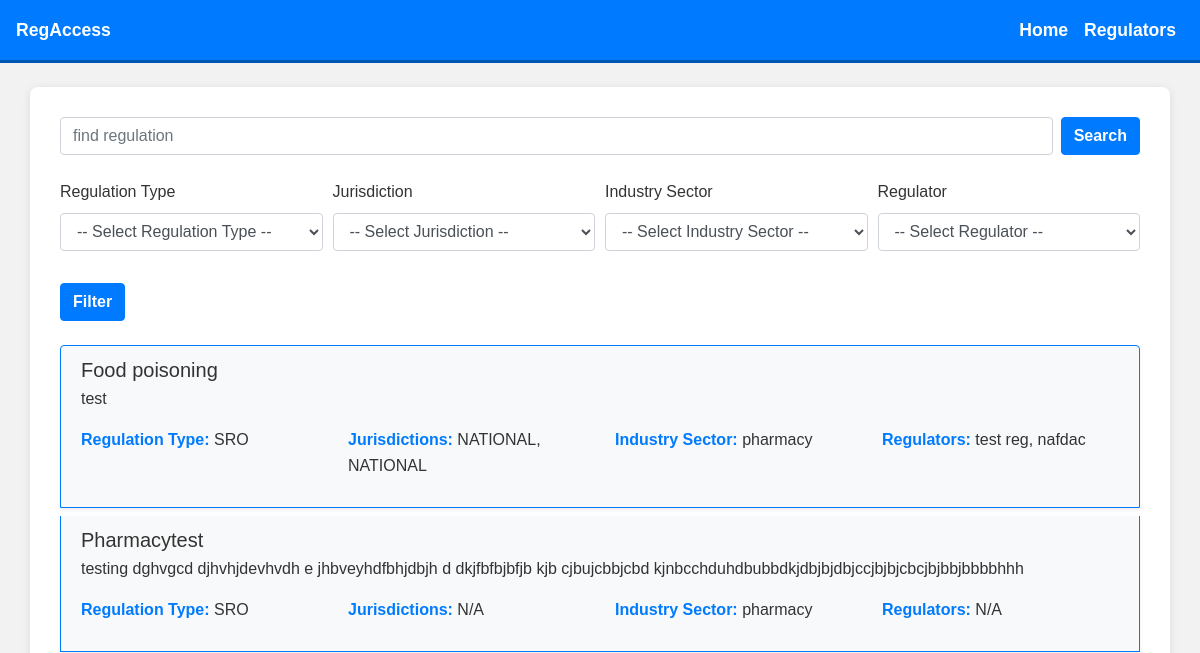
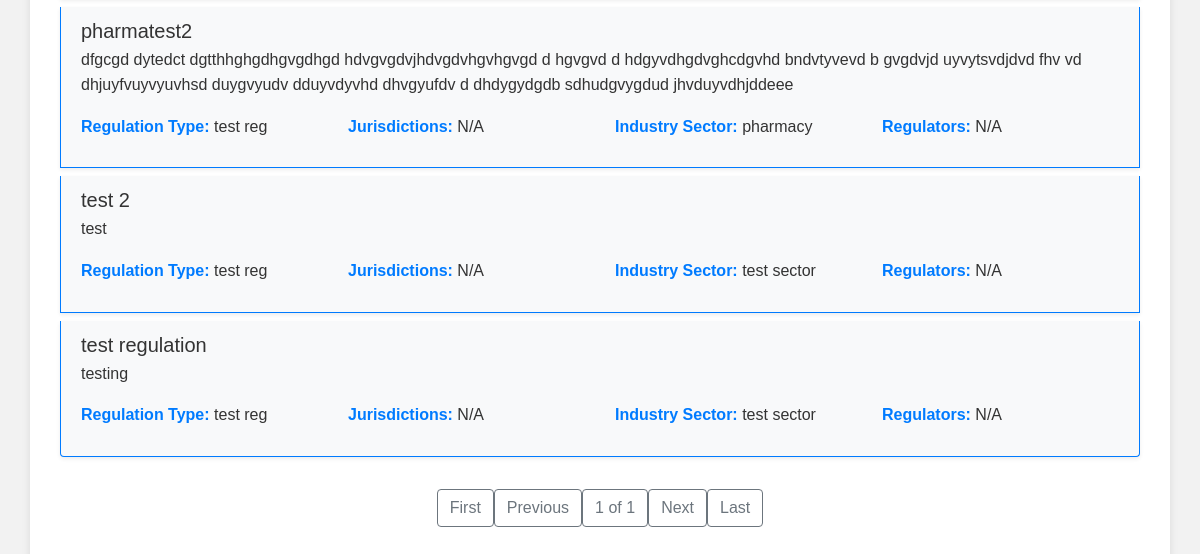
The app's page /, older data (2 pictures, top to bottom).
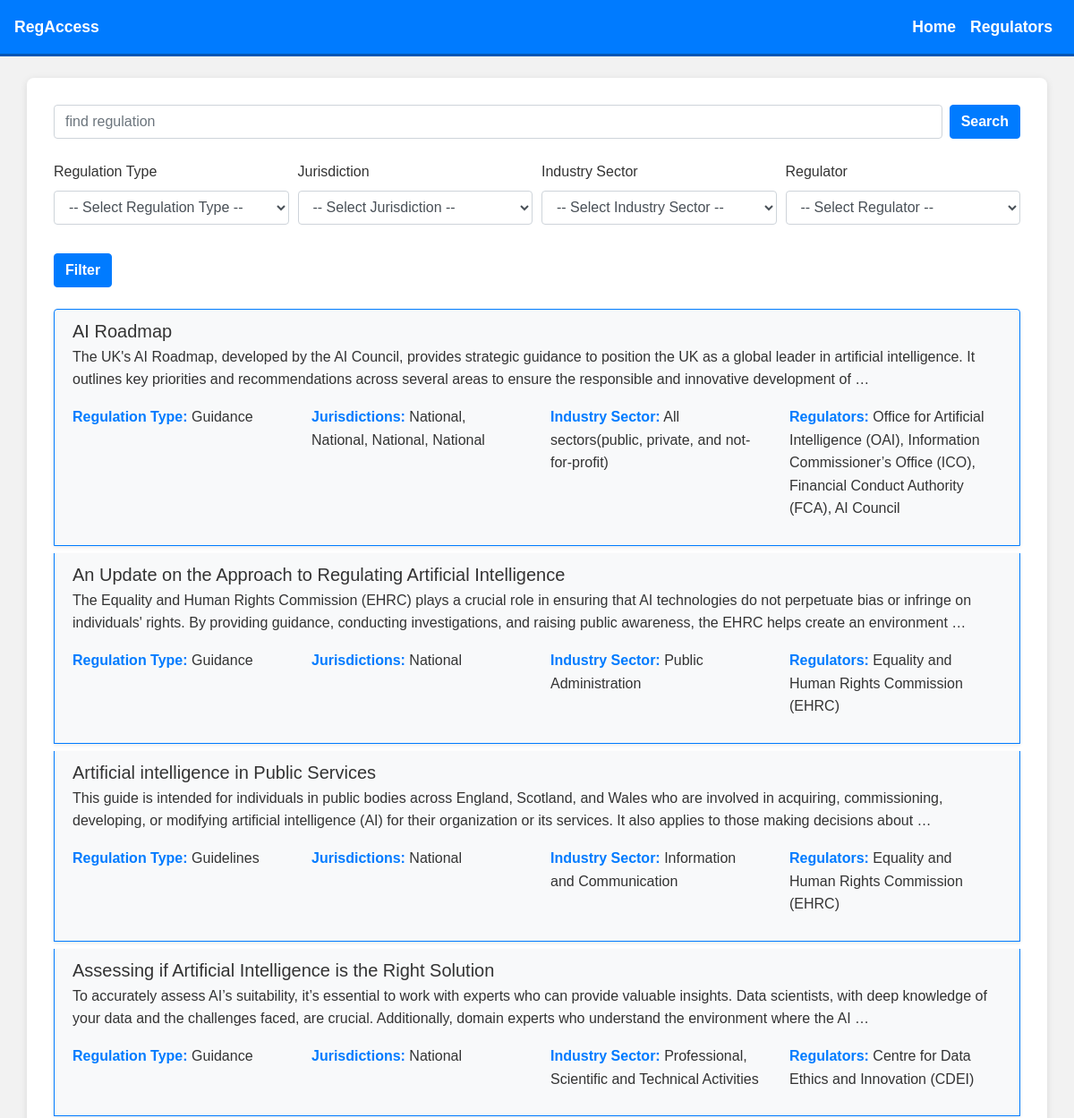
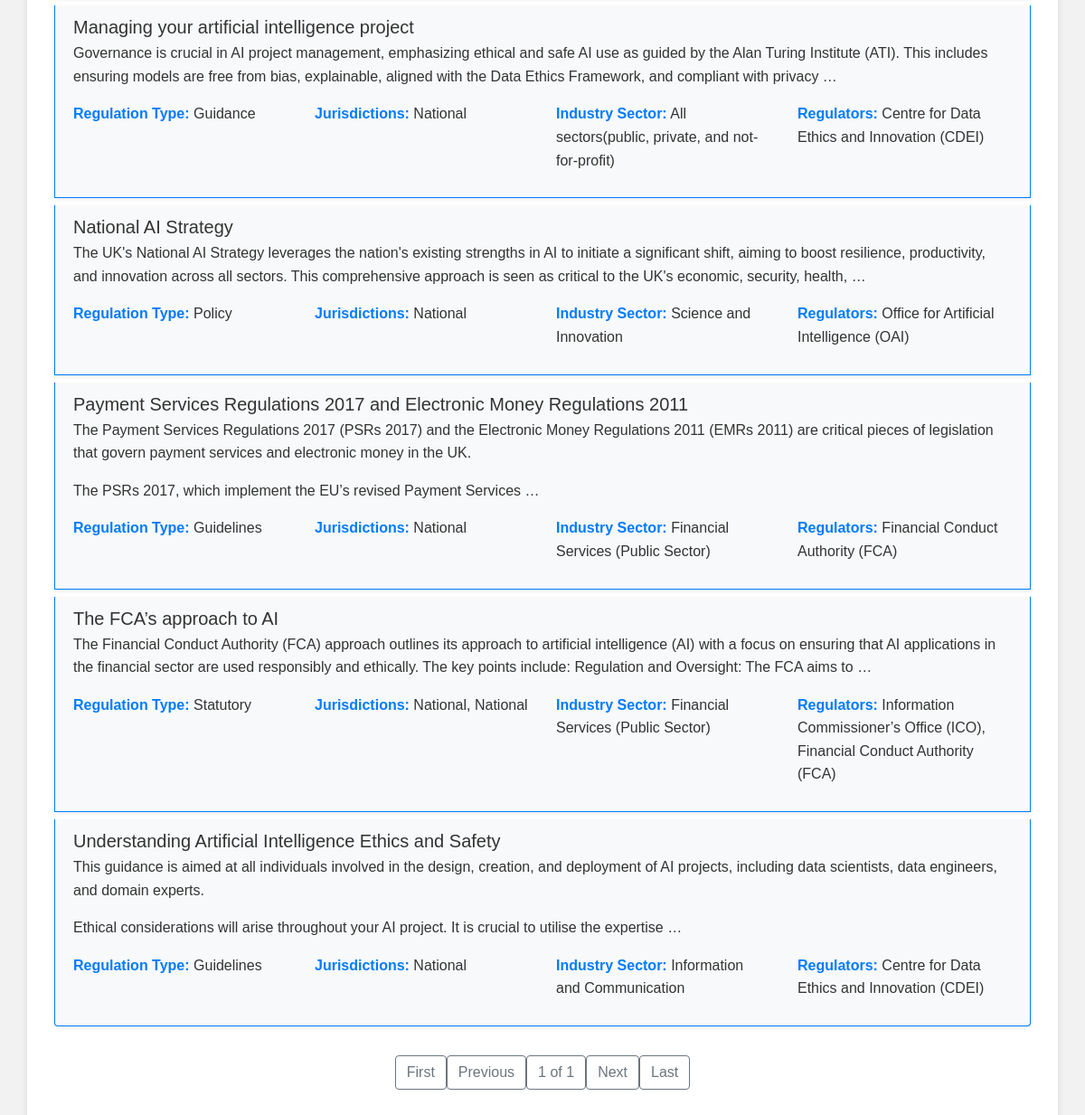
The same page, newer data (2 pictures, top to bottom).
### regulator/models.py (models this page shows, shortened)
class Regulation(models.Model):
    title = models.CharField(max_length=255)
    description = HTMLField()
    regulators = models.ManyToManyField(Regulator, related_name='regulations')
    industry_sector = models.ForeignKey(IndustrySector, on_delete=models.CASCADE)
    regulation_type = models.ForeignKey(RegulationType, on_delete=models.CASCADE)
    technology = models.ForeignKey(Technology, on_delete=models.CASCADE)
    regulatorydetails = HTMLField()
    url = models.URLField(max_length=200, blank=True, null=True)
    email=models.EmailField(blank=True, null=True)

class RegulationType(models.Model):
    name = models.CharField(max_length=255)
    description = models.TextField()

class Regulator(models.Model):
    JURISDICTION_CHOICES = (
        ('National', 'National'),
        ('Scotland', 'Scotland'),
        ('England', 'England'),
    )
    name = models.CharField(max_length=255)
    jurisdiction = models.CharField(
        max_length=50,
        choices=JURISDICTION_CHOICES,
        default='NATIONAL',  # Default should match one of the choices' values
    )
    address = models.TextField(blank=True, null=True)
    phone_no=models.CharField(max_length=13, blank=True, null=True)
    regulatory_scope = models.TextField()
    legal_documents = models.TextField()

class IndustrySector(models.Model):
    name = models.CharField(max_length=255)

### regulator/views.py (the view)
# urls.py: path('', views.regulation_list, name='regulation_list'),
def regulation_list(request):
    query = request.GET.get('q', '')
    regulation_type_id = request.GET.get('regulation_type')
    jurisdiction = request.GET.get('jurisdiction')
    industry_sector_id = request.GET.get('industry_sector')
    regulator_id = request.GET.get('regulator')
    regulations = Regulation.objects.all()
    if query:
        regulations = regulations.filter(title__icontains=query)
    if regulation_type_id:
        regulations = regulations.filter(regulation_type_id=regulation_type_id)
    if jurisdiction:
        regulations = regulations.filter(regulators__jurisdiction=jurisdiction)
    if industry_sector_id:
        regulations = regulations.filter(industry_sector_id=industry_sector_id)
    if regulator_id:
        regulations = regulations.filter(regulators__id=regulator_id)
    regulations = regulations.order_by('title')  # You can choose a different field if needed
    paginator = Paginator(regulations, 10)
    page_number = request.GET.get('page')
    page_obj = paginator.get_page(page_number)
    regulation_types = RegulationType.objects.all().order_by('name')
    jurisdictions = Regulator.objects.values_list('jurisdiction', flat=True).distinct().order_by('jurisdiction')
    industry_sectors = IndustrySector.objects.all().order_by('name')
    regulators = Regulator.objects.all().order_by('name')
    context = {
        'query': query,
        'regulation_types': regulation_types,
        'jurisdictions': jurisdictions,
        'industry_sectors': industry_sectors,
        'regulators': regulators,
        'page_obj': page_obj,
    }
    return render(request, 'regulations/regulation_list.html', context)

### regulator/templates/regulations/regulation_list.html (shortened to what the changed rows need)
{% extends "regulations/base.html" %}
{% block content %}
<div class="row">
    <div class="col-md-12">
        <div class="list-group regulation-list">
            {% for regulation in page_obj %}
                <a href="{% url 'regulation_detail' regulation.pk %}" class="list-group-item mb-2 shadow-sm regulation-item" style="text-decoration: none; color: inherit;">
                    <h5 class="mb-1 regulation-title">{{ regulation.title }}</h5>
                    <p class="mb-1 regulation-details">{{ regulation.regulatorydetails|safe|truncatewords:40|linebreaksbr }}</p>
                    <div class="mt-3">
                        <div class="row regulation-info">
                            <div class="col-md-3">
                                <p><strong>Regulation Type:</strong> {{ regulation.regulation_type.name }}</p>
                            </div>
                            <div class="col-md-3">
                                <p><strong>Jurisdictions:</strong>
                                    {% if regulation.regulators.all %}
                                        {% for regulator in regulation.regulators.all %}
                                            {{ regulator.jurisdiction }}{% if not forloop.last %}, {% endif %}
                                        {% endfor %}
                                    {% else %}
                                        N/A
                                    {% endif %}
                                </p>
                            </div>
                            <div class="col-md-3">
                                <p><strong>Industry Sector:</strong> {{ regulation.industry_sector.name }}</p>
                            </div>
                            <div class="col-md-3">
                                <p><strong>Regulators:</strong>
                                    {% if regulation.regulators.all %}
                                        {% for regulator in regulation.regulators.all %}
                                            {{ regulator.name }}{% if not forloop.last %}, {% endif %}
                                        {% endfor %}
                                    {% else %}
                                        N/A
                                    {% endif %}
                                </p>
                            </div>
                        </div>
                    </div>
                </a>
            {% endfor %}
        </div>
    </div>
</div>
{% endblock %}

Row changes from the older to the newer data that the page shows:
removed Regulation: title "Food poisoning", regulatorydetails "test", regulation_type.name "SRO", industry_sector.name "pharmacy"
removed Regulator: jurisdiction "NATIONAL", name "test reg"
removed Regulator: jurisdiction "NATIONAL", name "nafdac"
removed Regulation: title "Pharmacytest", regulatorydetails "testing dghvgcd djhvhjdevhvdh e jhbveyhdfbhjdbjh d dkjfbfbjbfjb kjb cjbujcbbjcbd kjnbcchduhdbubbdkjdbjbjdbjccjbjbjcbcjbjbbjbbbbhhh", regulation_type.name "SRO", shows "N/A", industry_sector.name "pharmacy"
removed Regulation: title "pharmatest2", regulatorydetails "dfgcgd dytedct dgtthhghgdhgvgdhgd hdvgvgdvjhdvgdvhgvhgvgd d hgvgvd d hdgyvdhgdvghcdgvhd bndvtyvevd b gvgdvjd uyvytsvdjdvd fhv vd dhjuyfvuyvyuvhsd duygvyudv dduyvdyvhd dhvgyufdv d dhdygydgdb sdhudgvygdud jhvduyvdhjddeee", regulation_type.name "test reg", shows "N/A", industry_sector.name "pharmacy"
removed Regulation: title "test 2", regulatorydetails "test", regulation_type.name "test reg", shows "N/A", industry_sector.name "test sector"
removed Regulation: title "test regulation", regulatorydetails "testing", regulation_type.name "test reg", shows "N/A", industry_sector.name "test sector"
added Regulation: title "AI Roadmap", regulatorydetails "The UK's AI Roadmap, developed by the AI Council, provides strategic guidance to position the UK as a global leader in artificial intelligence. It outlines key priorities and recommendations across several areas to ensure the responsible and innovative development of …", regulation_type.name "Guidance", industry_sector.name "All sectors(public, private, and not-for-profit)"
added Regulator: jurisdiction "National", name "Office for Artificial Intelligence (OAI)"
added Regulator: jurisdiction "National", name "Information Commissioner’s Office (ICO)"
added Regulator: jurisdiction "National", name "Financial Conduct Authority (FCA)"
added Regulator: jurisdiction "National", name "AI Council"
added Regulation: title "An Update on the Approach to Regulating Artificial Intelligence", regulatorydetails "The Equality and Human Rights Commission (EHRC) plays a crucial role in ensuring that AI technologies do not perpetuate bias or infringe on individuals' rights. By providing guidance, conducting investigations, and raising public awareness, the EHRC helps create an environment …", regulation_type.name "Guidance", industry_sector.name "Public Administration"
added Regulator: jurisdiction "National", name "Equality and Human Rights Commission (EHRC)"
added Regulation: title "Artificial intelligence in Public Services", regulatorydetails "This guide is intended for individuals in public bodies across England, Scotland, and Wales who are involved in acquiring, commissioning, developing, or modifying artificial intelligence (AI) for their organization or its services. It also applies to those making decisions about …", regulation_type.name "Guidelines", industry_sector.name "Information and Communication"
added Regulation: title "Assessing if Artificial Intelligence is the Right Solution", regulatorydetails "To accurately assess AI’s suitability, it’s essential to work with experts who can provide valuable insights. Data scientists, with deep knowledge of your data and the challenges faced, are crucial. Additionally, domain experts who understand the environment where the AI …", regulation_type.name "Guidance", industry_sector.name "Professional, Scientific and Technical Activities"
added Regulator: jurisdiction "National", name "Centre for Data Ethics and Innovation (CDEI)"
added Regulation: title "Managing your artificial intelligence project", regulatorydetails "Governance is crucial in AI project management, emphasizing ethical and safe AI use as guided by the Alan Turing Institute (ATI). This includes ensuring models are free from bias, explainable, aligned with the Data Ethics Framework, and compliant with privacy …", regulation_type.name "Guidance", industry_sector.name "All sectors(public, private, and not-for-profit)"
added Regulation: title "National AI Strategy", regulatorydetails "The UK's National AI Strategy leverages the nation's existing strengths in AI to initiate a significant shift, aiming to boost resilience, productivity, and innovation across all sectors. This comprehensive approach is seen as critical to the UK's economic, security, health, …", regulation_type.name "Policy", industry_sector.name "Science and Innovation"
added Regulation: title "Payment Services Regulations 2017 and Electronic Money Regulations 2011", regulatorydetails "The Payment Services Regulations 2017 (PSRs 2017) and the Electronic Money Regulations 2011 (EMRs 2011) are critical pieces of legislation that govern payment services and electronic money in the UK. The PSRs 2017, which implement the EU’s revised Payment Services …", regulation_type.name "Guidelines", industry_sector.name "Financial Services (Public Sector)"
added Regulation: title "The FCA’s approach to AI", regulatorydetails "The Financial Conduct Authority (FCA) approach outlines its approach to artificial intelligence (AI) with a focus on ensuring that AI applications in the financial sector are used responsibly and ethically. The key points include: Regulation and Oversight: The FCA aims to …", regulation_type.name "Statutory", industry_sector.name "Financial Services (Public Sector)"
added Regulation: title "Understanding Artificial Intelligence Ethics and Safety", regulatorydetails "This guidance is aimed at all individuals involved in the design, creation, and deployment of AI projects, including data scientists, data engineers, and domain experts. Ethical considerations will arise throughout your AI project. It is crucial to utilise the expertise …", regulation_type.name "Guidelines", industry_sector.name "Information and Communication"
